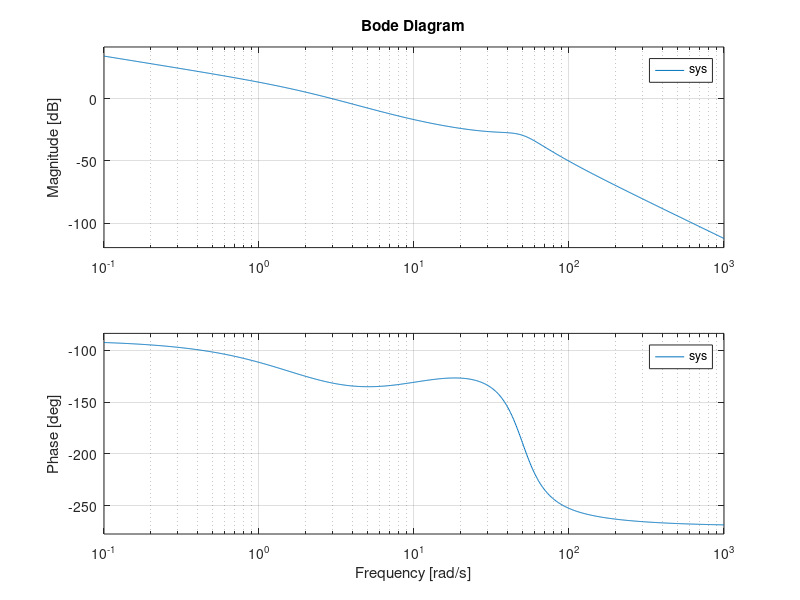

Source code (MATLAB):
num = 5*[0.1 1];
f1 = [1 0]; f2 = [0.5 1]; f3 = [1/2500 0.6/50 1];
den = conv(f1, conv(f2, f3));
sys = tf(num, den);
bode(sys)